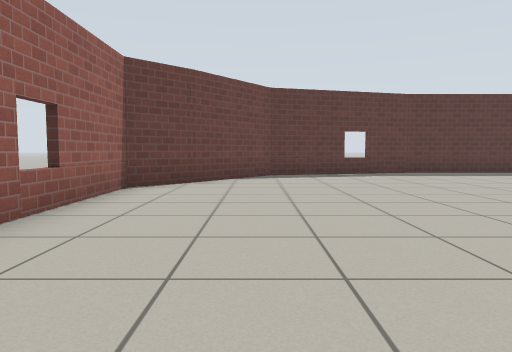
[1] (above)

12 first-person views from a walk through a world built for the Gazebo simulator. The camera is 0.72 m above the floor, tilts 4° down and sees 70° across. The floor is counted in squares, 1 m on a side. Each view is taken from the middle of a square. On the plan, view 1 faces up. The plan holds only what a view shows up to about 11 squares ahead; the rest is blank. Gazebo's built-in surfaces are drawn with simple patterns.

[2]
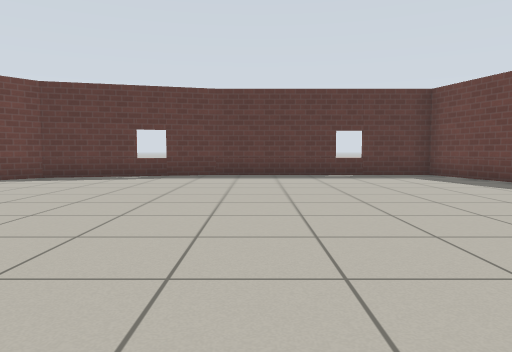

[3]
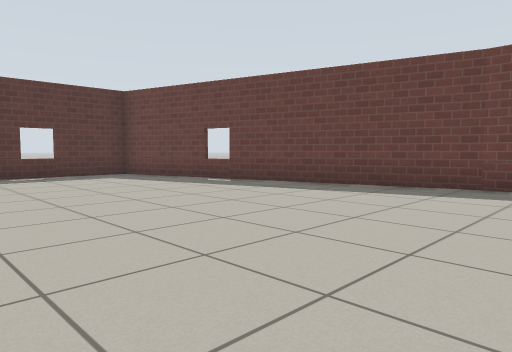

[4]
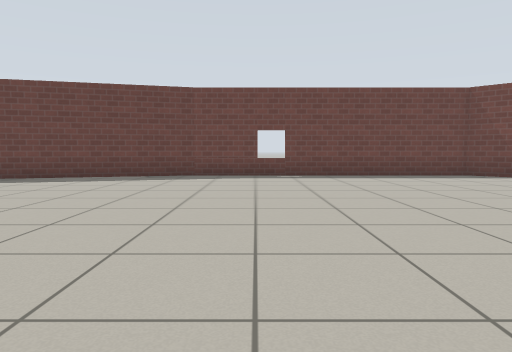

[5]
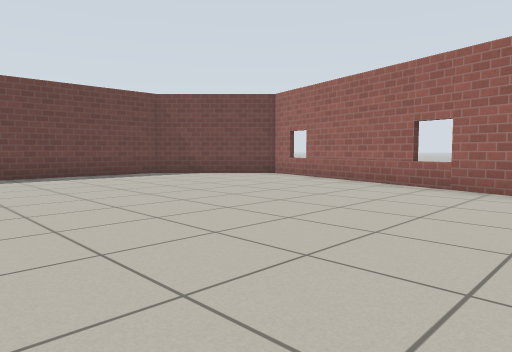

[6]
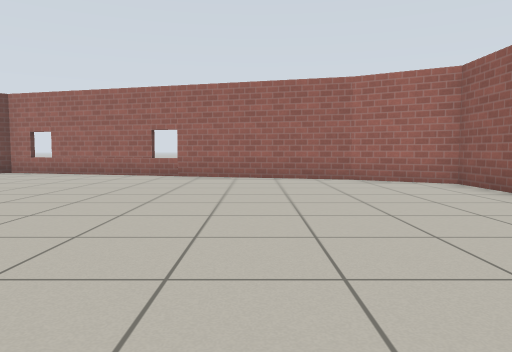

[7]
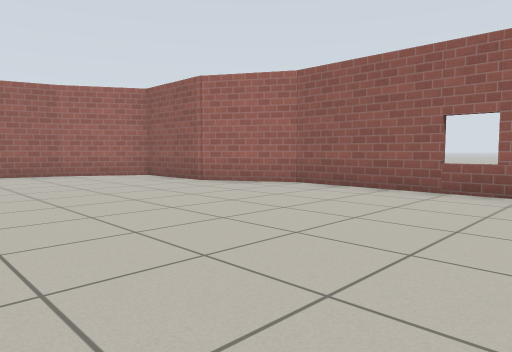

[8]
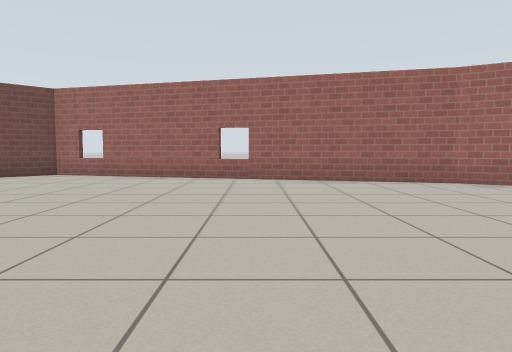

[9]
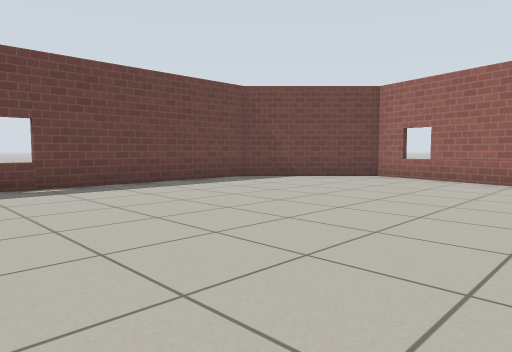

[10]
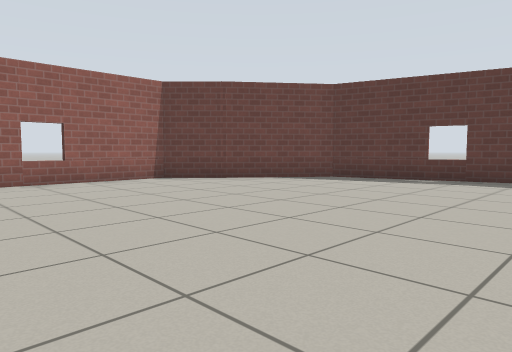

[11]
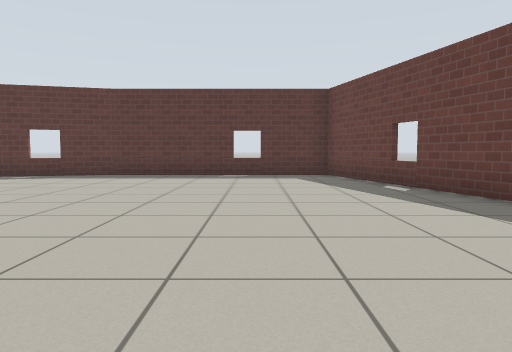

[12]
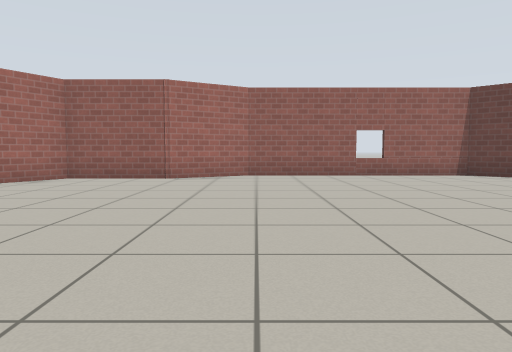

### Floor plan
Points are (right, up) in squares from view 1. A wall is a line through its corners. A room is listed if a view was taken in it or the views show most of it. See-through windows are left out.
Room 1 (views 1, 2, 3, 4, 5, 6, 7, 8, 9, 10, 11, 12)
walls: (13.5, 2.7) (11.1, 11.7) (4.7, 11.7); (0.6, -5) (10.8, -7.7) (13.5, -5) (13.5, 2.9); (-1.3, 8.3) (-2.5, 7.1) (-2.5, 0.8) (-1.3, -1.2) (-1.3, -3.8) (0.7, -5); (4.9, 11.8) (0.4, 10.6) (-1.5, 8.1)

Positions as (right, up) in squares from view 1, and headings:
1: (0, 0), facing up
2: (6, 1), facing up
3: (6, 1), facing up-right
4: (3, 1), facing right
5: (3, 1), facing down-right
6: (3, 4), facing down
7: (4, 6), facing down-left
8: (5, 3), facing down
9: (6, 2), facing down-right
10: (6, 2), facing up-left
11: (9, 1), facing up
12: (8, 1), facing left
